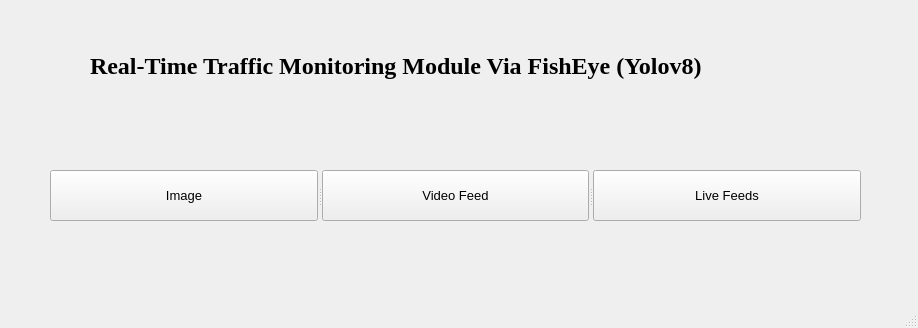
<?xml version="1.0" encoding="UTF-8"?>
<ui version="4.0">
 <class>RTM</class>
 <widget class="QMainWindow" name="RTM">
  <property name="geometry">
   <rect>
    <x>0</x>
    <y>0</y>
    <width>918</width>
    <height>328</height>
   </rect>
  </property>
  <property name="windowTitle">
   <string>MainWindow</string>
  </property>
  <widget class="QWidget" name="centralwidget">
   <widget class="QLabel" name="label">
    <property name="geometry">
     <rect>
      <x>90</x>
      <y>20</y>
      <width>751</width>
      <height>91</height>
     </rect>
    </property>
    <property name="font">
     <font>
      <family>Times New Roman</family>
      <pointsize>18</pointsize>
      <weight>75</weight>
      <bold>true</bold>
     </font>
    </property>
    <property name="text">
     <string>Real-Time Traffic Monitoring Module Via FishEye (Yolov8)</string>
    </property>
   </widget>
   <widget class="QSplitter" name="splitter">
    <property name="geometry">
     <rect>
      <x>50</x>
      <y>170</y>
      <width>811</width>
      <height>51</height>
     </rect>
    </property>
    <property name="orientation">
     <enum>Qt::Horizontal</enum>
    </property>
    <widget class="QPushButton" name="pushButton">
     <property name="font">
      <font>
       <pointsize>10</pointsize>
      </font>
     </property>
     <property name="text">
      <string>Image</string>
     </property>
    </widget>
    <widget class="QPushButton" name="pushButton_2">
     <property name="font">
      <font>
       <pointsize>10</pointsize>
      </font>
     </property>
     <property name="text">
      <string>Video Feed</string>
     </property>
    </widget>
    <widget class="QPushButton" name="pushButton_3">
     <property name="font">
      <font>
       <pointsize>10</pointsize>
      </font>
     </property>
     <property name="text">
      <string>Live Feeds</string>
     </property>
    </widget>
   </widget>
  </widget>
  <widget class="QMenuBar" name="menubar">
   <property name="geometry">
    <rect>
     <x>0</x>
     <y>0</y>
     <width>918</width>
     <height>26</height>
    </rect>
   </property>
  </widget>
  <widget class="QStatusBar" name="statusbar"/>
 </widget>
 <resources/>
 <connections/>
</ui>
